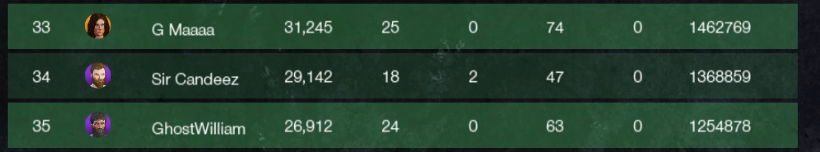
#> input picture invasions/tests/legacy/samples/ladders/20240611-rw/eight.png, 820 x 152 px
$ python test_image_processing.py ../../tests/legacy/samples/ladders/20240611-rw/eight.png
#> lines starting #> are read from the running program, lines starting #| are printed output that depends on the picture; after the words box and inside, x2 and y2 are one past the last pixel; in counts of white or black regions, pixels touching at a corner belong together
#!/usr/bin/env python3
"""
Test script for image preprocessing - displays before/after images side by side
Usage: python test_image_processing.py <image_path> [options]
"""

import argparse
import os
from PIL import Image, ImageEnhance, ImageOps, ImageFilter
import matplotlib.pyplot as plt

def process_image(image_path, bw_threshold=128, autocontrast_cutoff=None,
                  sharpen=True, upscale=True, invert=True,
                  contrast_factor=None, saturation_factor=0.7):
    """Apply configurable image processing"""
#> called with bw_threshold = 128, sharpen = True, upscale = True, invert = True, saturation_factor = 0.7
    with Image.open(image_path) as img:
#> img is the input picture: PIL image 820x152 RGBA; mean R, G, B, A 37.9, 65.5, 48.6, 255
        print(f"Original image mode: {img.mode}")
#| Original image mode: RGBA

        # Store original
        original = img.copy()

        # Convert to RGB first, then grayscale for proper processing
        if img.mode != 'RGB':
            img = img.convert('RGB')
#> img: PIL image 820x152 RGB
        print(f"After RGB conversion: {img.mode}")
#| After RGB conversion: RGB

        # Convert to grayscale (L mode = single channel luminance)
        img = ImageOps.grayscale(img)
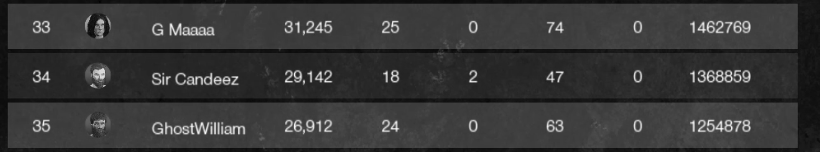
#> img: PIL image 820x152 L; min 2, max 248, mean 55.3
        print(f"After grayscale conversion: {img.mode}")
#| After grayscale conversion: L

        # Apply threshold to get pure black/white
        img = img.point(lambda p: 255 if p > bw_threshold else 0)
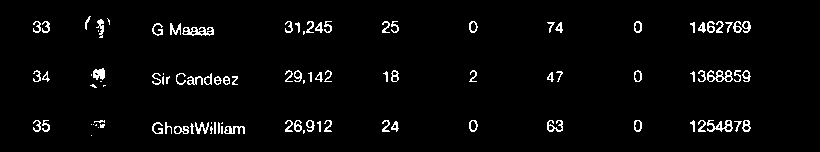
#> img: PIL image 820x152 L; 3.2% white in thin lines or dots, all inside (x1, y1, x2, y2) = (33, 16, 751, 136)
        print(f"After thresholding (threshold={bw_threshold}): {img.mode}")
#| After thresholding (threshold=128): L

        # Apply autocontrast for better histogram distribution (if specified)
        if autocontrast_cutoff is not None:
            img = ImageOps.autocontrast(img, cutoff=autocontrast_cutoff)
            print(f"After autocontrast (cutoff={autocontrast_cutoff}): {img.mode}")

        # Apply contrast enhancement (if specified)
        if contrast_factor is not None:
            enhancer = ImageEnhance.Contrast(img)
            img = enhancer.enhance(contrast_factor)
            print(f"After contrast enhancement (factor={contrast_factor}): {img.mode}")

        # Resize (upscale) for better OCR
        if upscale:
            img = img.resize((img.width * 2, img.height * 2), Image.LANCZOS)
#> img: PIL image 1640x304 L
            print(f"After resize: {img.mode}")
#| After resize: L

        # Sharpen for OCR
        if sharpen:
            img = img.filter(ImageFilter.SHARPEN)
            print(f"After sharpen: {img.mode}")
#| After sharpen: L

        # Invert
        if invert:
            img = ImageOps.invert(img)
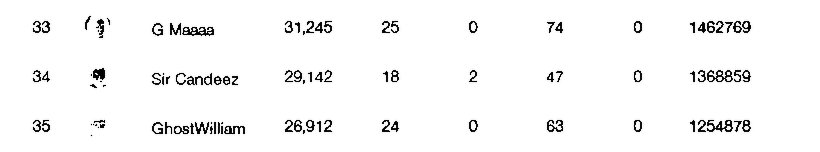
#> img: PIL image 1640x304 L (shown at 1/2 size); min 0, max 255, mean 246.6
            print(f"After invert: {img.mode}")
#| After invert: L

        print(f"Final processed image mode: {img.mode}")
#| Final processed image mode: L

        return original, img

def main():
    parser = argparse.ArgumentParser(
        description='Test image preprocessing with configurable parameters'
    )

    # Required argument
    parser.add_argument('image_path', help='Path to the image file to process')

    # Image enhancement parameters
    parser.add_argument('--contrast-factor', type=float, default=None,
                       help='Contrast enhancement factor (disabled by default)')
    parser.add_argument('--saturation-factor', type=float, default=0.7,
                       help='Saturation factor (default: 0.7, currently unused)')

    # Black & white threshold
    parser.add_argument('--bw-threshold', type=int, default=128,
                       help='Black/white threshold value 0-255 (default: 128)')

    # Autocontrast parameters
    parser.add_argument('--autocontrast-cutoff', type=int, nargs=2, default=None,
                       metavar=('LOW', 'HIGH'),
                       help='Autocontrast cutoff percentages (disabled by default, example: 60 0)')

    # Boolean flags for optional processing steps
    parser.add_argument('--sharpen', action='store_true', default=True,
                       help='Apply sharpening filter (default: enabled)')
    parser.add_argument('--no-sharpen', action='store_false', dest='sharpen',
                       help='Disable sharpening filter')

    parser.add_argument('--upscale', action='store_true', default=True,
                       help='Upscale image 2x for better OCR (default: enabled)')
    parser.add_argument('--no-upscale', action='store_false', dest='upscale',
                       help='Disable upscaling')

    parser.add_argument('--invert', action='store_true', default=True,
                       help='Invert the image colors (default: enabled)')
    parser.add_argument('--no-invert', action='store_false', dest='invert',
                       help='Disable color inversion')

    args = parser.parse_args()

    if not os.path.exists(args.image_path):
        print(f"Error: File {args.image_path} not found")
        return 1

    print(f"Processing {args.image_path}")
    print(f"  Contrast factor: {args.contrast_factor if args.contrast_factor is not None else 'disabled'}")
    print(f"  Saturation factor: {args.saturation_factor} (unused)")
    print(f"  B/W threshold: {args.bw_threshold}")
    print(f"  Autocontrast cutoff: {args.autocontrast_cutoff if args.autocontrast_cutoff is not None else 'disabled'}")
    print(f"  Sharpen: {args.sharpen}")
    print(f"  Upscale: {args.upscale}")
    print(f"  Invert: {args.invert}")
    print()

    original, processed = process_image(
        args.image_path,
        bw_threshold=args.bw_threshold,
        autocontrast_cutoff=tuple(args.autocontrast_cutoff) if args.autocontrast_cutoff is not None else None,
        sharpen=args.sharpen,
        upscale=args.upscale,
        invert=args.invert,
        contrast_factor=args.contrast_factor,
        saturation_factor=args.saturation_factor
    )

    # Display side by side
    fig, (ax1, ax2) = plt.subplots(1, 2, figsize=(14, 7))

    ax1.imshow(original)
    ax1.set_title('Original')
    ax1.axis('off')

    # Build title with all parameters
    param_lines = [
        f'Processed (Mode: {processed.mode})',
        f'Threshold: {args.bw_threshold}',
        f'Autocontrast: {args.autocontrast_cutoff if args.autocontrast_cutoff else "off"} | Contrast: {args.contrast_factor if args.contrast_factor else "off"}',
        f'Sharpen: {args.sharpen} | Upscale: {args.upscale} | Invert: {args.invert}'
    ]

    # Display processed image in grayscale colormap
    ax2.imshow(processed, cmap='gray', vmin=0, vmax=255)
    ax2.set_title('\n'.join(param_lines), fontsize=10)
    ax2.axis('off')

    plt.tight_layout()
    plt.show()
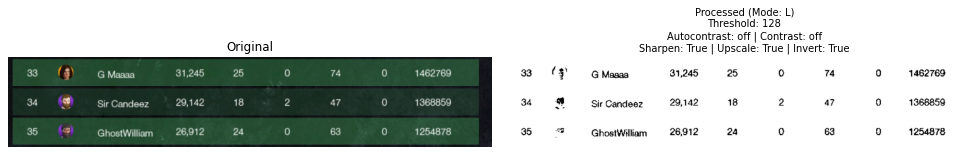
#> figure drawn by matplotlib, 2 panels

if __name__ == "__main__":
    main()
